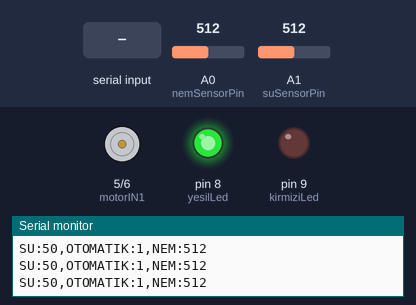
The sketch below on a simulated Arduino Uno, built with avr-gcc and run on an emulated ATmega328P. Parts: motor-driver pin pairs drawn as motors (green arrow = first pin HIGH = forward, orange = second pin HIGH = backward, longer = more drive, scaled by the enable pin), output pins drawn as LEDs (lit = HIGH), the last lines printed to the serial monitor. The inputs (shaded band) are chosen by the test bench; at power-on: A0 (nemSensorPin) = 512, A1 (suSensorPin) = 512.

Above: at 1.2 s.
1.3 s: A0 (nemSensorPin) set to 591
2.8 s: A0 (nemSensorPin) set to 607
At 4.2 s:
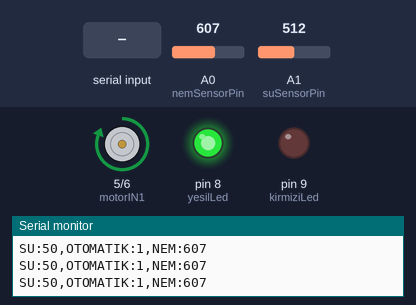
4.5 s: A1 (suSensorPin) set to 233
6.0 s: A1 (suSensorPin) set to 214
At 6.7 s:
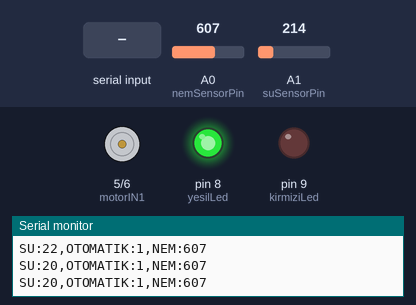
7.5 s: A1 (suSensorPin) set to 122
At 8.0 s:
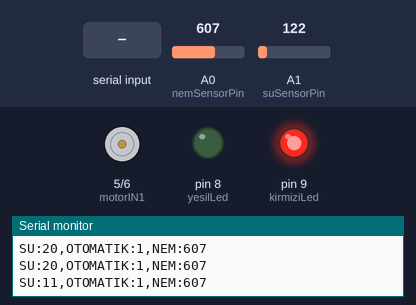
9.0 s: "1\n" received over Serial
At 10.4 s:
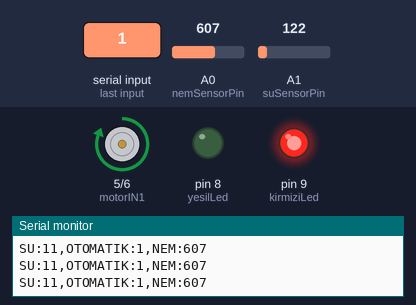
Timing chart, 0 to 11.5 s (numbered marks = the images above; inputs shaded):
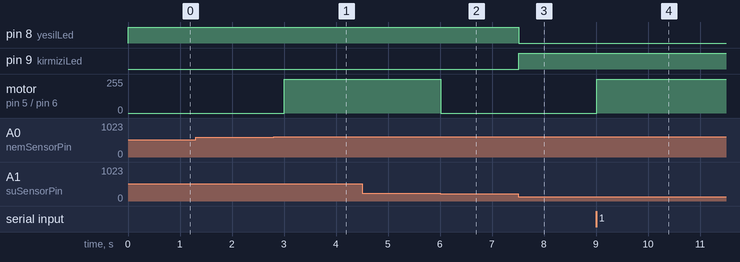

The sketch:

SmartIrrigationSystem.ino
```cpp
#include <SoftwareSerial.h>

const int suSensorPin = A1;    // Su seviye sensörü
const int nemSensorPin = A0;   // Toprak nem sensörü
const int kirmiziLed = 9;
const int yesilLed = 8;
const int motorIN1 = 5;
const int motorIN2 = 6;
const int motorENA = 3;

SoftwareSerial BT(10, 11); // Bluetooth bağlantısı

bool otomatikMod = true;
bool manuelSulama = false;

void setup()
{
  Serial.begin(9600); //Arduino ile bilgisayar arasındaki seri haberleşmeyi başlat (9600 baud hızında)
  BT.begin(9600); //Bluetooth modülü ile seri haberleşmeyi başlat (9600 baud hızında)

  pinMode(nemSensorPin, INPUT); //Nem sensörü pinini giriş olarak ayarla
  pinMode(suSensorPin, INPUT); //Su seviye sensörü pinini giriş olarak ayarla
  pinMode(motorIN1, OUTPUT); //Motorun IN1 kontrol pinini çıkış olarak ayarla
  pinMode(motorIN2, OUTPUT); //Motorun IN2 kontrol pinini çıkış olarak ayarla
  pinMode(motorENA, OUTPUT); //Motorun hız kontrol pinini(ENA) pinini çıkış olarak ayarla
  pinMode(kirmiziLed, OUTPUT); //Kırmızı LED pinini çıkış olarak ayarla
  pinMode(yesilLed, OUTPUT); //Yeşil LED pinini çıkış olarak ayarla
}

void loop()
{
  if (BT.available() > 0) //Bluetooth üzerinden gelen veri varsa işle
   {
    String gelen = BT.readStringUntil('\n');//Satır sonuna kadar veriyi oku
    gelen.trim();//Gereksiz boşlukları sil
    komutIsle(gelen);//Komutu işle
  }

  if (Serial.available() > 0) //Bilgisayardan(Processing) gelen veri varsa işle
  {
    String gelen = Serial.readStringUntil('\n');//Satır sonuna kadar veriyi oku
    gelen.trim();//Gereksiz boşlukları sil
    komutIsle(gelen);//Komutu işle
  }

  int nemDegeri = analogRead(nemSensorPin);//Toprağın nem değerini oku
  int suSeviyeDegeri = analogRead(suSensorPin);//Su tankının seviye değerini oku
  int suYuzde = map(suSeviyeDegeri, 0, 1023, 0, 100);// 0-1023 arası analog değeri yüzdeye çevir

  // LED'lerle su seviyesi uyarısı
  if (suYuzde >= 20) {
    digitalWrite(yesilLed, HIGH);//Yeterli su varsa led yeşil yanar
    digitalWrite(kirmiziLed, LOW);//Kırmızı led sönük
  } else {
    digitalWrite(yesilLed, LOW);//Yetersiz su varsa yeşil led sönük
    digitalWrite(kirmiziLed, HIGH);//Kırmızı led yanar
  }

  // OTOMATİK MOD: Nem > 600 VE su > %20 ise motor çalışsın
  if (otomatikMod && !manuelSulama) {
    if (nemDegeri > 600 && suYuzde > 20) {
      calistirMotor();
    } else {
      durdurMotor();
    }
  }

  // Modlar kapalıysa motoru durdur
  if (!otomatikMod && !manuelSulama) {
    durdurMotor();
  }

  // Seri port üzerinden Processing'e veri gönder
  Serial.print("SU:");
  Serial.print(suYuzde);
  Serial.print(",OTOMATIK:");
  Serial.print(otomatikMod ? 1 : 0);// Otomatik mod açık mı (1) değil mi (0)
  Serial.print(",NEM:");
  Serial.println(nemDegeri);

  delay(500);
}

void komutIsle(String gelen)//Gelen komutlara göre işlem yapan fonksiyon
{
  if (gelen == "0") {
    manuelSulama = false;//Manuel sulamayı durdur
    durdurMotor();
  } else if (gelen == "1") {
    manuelSulama = true;//Manuel sulamayı başlat
    calistirMotor();
  } else if (gelen == "2") {
    otomatikMod = true;//Otomatik modu aktif et
  } else if (gelen == "3") {
    //Tüm modları kapat ve motoru durdur
    otomatikMod = false;
    manuelSulama = false;
    durdurMotor();
  }
}

void calistirMotor()//Motoru çalıştıran fonksiyon
{
  digitalWrite(motorIN1, HIGH);//Motor yönü için IN1 aktif
  digitalWrite(motorIN2, LOW);//Motor yönü için IN2 aktif
  analogWrite(motorENA, 255);//Motoru tam hızda çalıştır
}

void durdurMotor()//Motoru durduran fonksiyon
{
  digitalWrite(motorIN1, LOW);//IN1 pasif
  digitalWrite(motorIN2, LOW);//IN2 pasif
  analogWrite(motorENA, 0);//Hız=0, motoru durdur
}
```

Measured:
- the behaviour switches between 600 and 601 on A0 (nemSensorPin) (found by bisection; images 0 and 1)
- the behaviour switches between 215 and 214 on A1 (suSensorPin) (found by bisection; images 1 and 2)
- after the input at 2.8 s, motor on pin 5 (motorIN1) / pin 6 (motorIN2): stopped → forward 255/255 after 0.21 s
- after the input at 6.0 s, motor on pin 5 (motorIN1) / pin 6 (motorIN2): forward 255/255 → stopped at once
- after the input at 7.5 s, pin 8 (yesilLed): HIGH → LOW at once; pin 9 (kirmiziLed): LOW → HIGH at once
- after the input at 9.0 s, motor on pin 5 (motorIN1) / pin 6 (motorIN2): stopped → forward 255/255 at once
